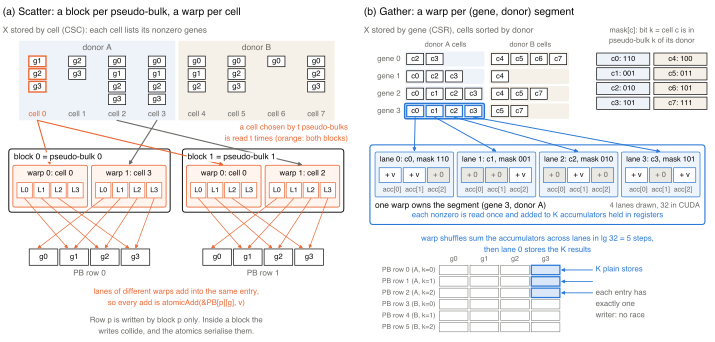

Write the Python code that produced this figure.
"""Figure 1: how each kernel maps threads onto the data. Drawn from a real toy instance, so the
picture matches the code: 4 genes, 8 cells, 2 donors, K = 3, and warps drawn with 4 lanes instead of 32.

    python report/figures/fig_parallelism.py        # writes report/figures/fig_parallelism.pdf
"""
import pathlib
import sys

import numpy as np
import scipy.sparse as sp

HERE = pathlib.Path(__file__).resolve().parent
sys.path.insert(0, str(HERE.parent.parent))
sys.path.insert(0, str(HERE))

from matplotlib.patches import FancyArrowPatch, FancyBboxPatch, Rectangle  # noqa: E402

from pbulk.layout import build_donor_layout  # noqa: E402
from pbulk.reference import make_selection  # noqa: E402
from style import GATHER, INK, MUTED, SCATTER, TINT_A, TINT_B, plt  # noqa: E402

G, C, D, K, LANES = 4, 8, 2, 3, 4


def toy():
    rng = np.random.default_rng(5)
    nz = rng.random((G, C)) < 0.7
    nz[G - 1, :4] = True                               # the last gene is expressed in all of donor A, for the example
    X = sp.csc_matrix(np.where(nz, 1.0, 0.0).astype(np.float32))
    subject = np.array(["A"] * 4 + ["B"] * 4)
    S, _, _ = make_selection(subject, K=K, ratio_min=0.5, ratio_max=0.9, seed=3)
    return X, S, subject


def box(ax, x, y, w, h, fc="white", ec=INK, lw=0.5, z=2, r=0.0):
    if r:
        p = FancyBboxPatch((x, y), w, h, boxstyle=f"round,pad=0,rounding_size={r}", fc=fc, ec=ec, lw=lw, zorder=z)
    else:
        p = Rectangle((x, y), w, h, fc=fc, ec=ec, lw=lw, zorder=z)
    ax.add_patch(p)


def arrow(ax, a, b, color=INK, lw=0.6, ls="-", rad=0.0, z=3):
    ax.add_patch(FancyArrowPatch(a, b, arrowstyle="-|>", mutation_scale=5, color=color, lw=lw, ls=ls,
                                 connectionstyle=f"arc3,rad={rad}", zorder=z, shrinkA=0, shrinkB=0))


def txt(ax, x, y, s, size=6, color=INK, ha="center", va="center", weight="normal", style="normal"):
    ax.text(x, y, s, fontsize=size, color=color, ha=ha, va=va, weight=weight, style=style, zorder=5)


def setup(ax, title):
    ax.set_xlim(0, 17)
    ax.set_ylim(15.6, -0.9)
    ax.axis("off")
    ax.set_aspect("equal")
    txt(ax, 0, -0.4, title, size=7.5, ha="left", weight="bold")


def draw_scatter(ax, X, S):
    setup(ax, "(a) Scatter: a block per pseudo-bulk, a warp per cell")
    cx = lambda c: 1.7 + 1.95 * c                     # centre of cell c's column
    txt(ax, 0, 0.5, "X stored by cell (CSC): each cell lists its nonzero genes", ha="left", color=MUTED)
    for d, tint in enumerate((TINT_A, TINT_B)):
        box(ax, cx(4 * d) - 0.9, 1.0, 4 * 1.95 - 0.15, 3.9, fc=tint, ec="none", z=0)
        txt(ax, cx(4 * d + 1.5), 1.35, f"donor {'AB'[d]}", color=MUTED)
    sel = [list(S.indices[S.indptr[p]:S.indptr[p + 1]]) for p in range(2)]    # pseudo-bulks 0 and 1 (donor A)
    for c in range(C):
        genes = X.indices[X.indptr[c]:X.indptr[c + 1]]
        both = c in sel[0] and c in sel[1]
        for i, g in enumerate(genes):
            box(ax, cx(c) - 0.42, 1.75 + 0.62 * i, 0.84, 0.52, fc="white", ec=SCATTER if both else INK,
                lw=1.0 if both else 0.5)
            txt(ax, cx(c), 2.01 + 0.62 * i, f"g{g}", size=5.5)
        txt(ax, cx(c), 4.6, f"cell {c}", size=5.5, color=SCATTER if both else MUTED)

    txt(ax, 16.9, 5.25, "a cell chosen by t pseudo-bulks", size=5.6, color=SCATTER, ha="right")
    txt(ax, 16.9, 5.8, "is read t times (orange: both blocks)", size=5.6, color=SCATTER, ha="right")
    bx, bw, ww, top = [0.3, 8.8], 7.9, 3.65, 6.3
    for p in range(2):
        box(ax, bx[p], top, bw, 3.1, fc="white", ec=INK, lw=0.7, r=0.15)
        ax.text(bx[p] + 0.25, top + 0.4, f"block {p} = pseudo-bulk {p}", ha="left", va="center", weight="bold",
                fontsize=6, zorder=6, bbox=dict(fc="white", ec="none", pad=0.6))
        px = bx[p] + 1.0
        for g in range(G):
            box(ax, px + 1.5 * g, 11.2, 1.4, 0.8, fc="white", ec=INK)
            txt(ax, px + 1.5 * g + 0.7, 11.6, f"g{g}", size=5.5)
        txt(ax, bx[p] + bw / 2, 12.4, f"PB row {p}", size=5.8, color=MUTED)
        hits = {}
        for w in range(2):                             # warp w takes selected cells w, w + 2, ...
            wx = bx[p] + 0.2 + (ww + 0.2) * w
            box(ax, wx, top + 0.8, ww, 2.05, fc="#fff4ee", ec=SCATTER, lw=0.6, r=0.1)
            mine = sel[p][w::2]
            txt(ax, wx + ww / 2, top + 1.2, f"warp {w}: cell " + ", ".join(map(str, mine)), size=5.6)
            for l in range(LANES):
                box(ax, wx + 0.2 + 0.83 * l, top + 1.65, 0.75, 0.75, fc="white", ec=SCATTER, lw=0.5)
                txt(ax, wx + 0.575 + 0.83 * l, top + 2.03, f"L{l}", size=5)
            for c in mine:
                arrow(ax, (cx(c), 4.9), (wx + ww / 2, top + 0.78),
                      color=SCATTER if c in sel[1 - p] else MUTED, lw=0.8)
                for l, g in enumerate(X.indices[X.indptr[c]:X.indptr[c + 1]][:LANES]):   # lane l takes nonzero l
                    hits[g] = hits.get(g, 0) + 1
                    arrow(ax, (wx + 0.575 + 0.83 * l, top + 2.42), (px + 1.5 * g + 0.4 + 0.3 * (hits[g] - 1), 11.18),
                          color=SCATTER, lw=0.5)
    txt(ax, 8.5, 13.3, "lanes of different warps add into the same entry,", size=5.6, color=SCATTER)
    txt(ax, 8.5, 13.85, "so every add is atomicAdd(&PB[p][g], v)", size=5.6, color=SCATTER)
    txt(ax, 8.5, 14.7, "Row p is written by block p only. Inside a block the", size=5.6, color=MUTED)
    txt(ax, 8.5, 15.25, "writes collide, and the atomics serialise them.", size=5.6, color=MUTED)


def draw_gather(ax, X, S, subject):
    setup(ax, "(b) Gather: a warp per (gene, donor) segment")
    lay = build_donor_layout(X, S, subject, K)
    seg, col, mask = lay["seg_ptr"], lay["col"], lay["mask"]
    txt(ax, 0, 0.5, "X stored by gene (CSR), cells sorted by donor", ha="left", color=MUTED)
    x0, w, rh = 2.1, 0.95, 0.85
    g, d = G - 1, 0                                    # the highlighted segment: last gene, donor A
    src = {}
    for gg in range(G):
        txt(ax, x0 - 0.3, 1.9 + rh * gg, f"gene {gg}", size=5.5, ha="right", color=MUTED)
        x = x0
        for dd in range(D):
            lo, hi = seg[gg * D + dd], seg[gg * D + dd + 1]
            on = (gg, dd) == (g, d)
            box(ax, x - 0.1, 1.52 + rh * gg, 4 * w + 0.1, rh - 0.1, fc=(TINT_A, TINT_B)[dd],
                ec=GATHER if on else "none", lw=1.1, z=1, r=0.08)
            for i in range(lo, hi):
                box(ax, x + (i - lo) * w, 1.62 + rh * gg, w - 0.12, rh - 0.3, fc="white",
                    ec=GATHER if on else INK, lw=0.9 if on else 0.5)
                txt(ax, x + (i - lo) * w + (w - 0.12) / 2, 1.9 + rh * gg, f"c{col[i]}", size=5.3)
                if on:
                    src[i - lo] = x + (i - lo) * w + (w - 0.12) / 2
            x += 4 * w + 0.35
    txt(ax, x0 + 2 * w, 1.2, "donor A cells", size=5.2, color=MUTED)
    txt(ax, x0 + 6 * w + 0.35, 1.2, "donor B cells", size=5.2, color=MUTED)

    mx = 11.4
    txt(ax, mx + 2.7, 0.5, "mask[c]: bit k = cell c is in", size=5.4, color=MUTED)
    txt(ax, mx + 2.7, 1.0, "pseudo-bulk k of its donor", size=5.4, color=MUTED)
    for c in range(C):
        bits = "".join(str((int(mask[c]) >> k) & 1) for k in range(K))
        r, cc = divmod(c, 4)
        box(ax, mx + 2.8 * r, 1.6 + 0.72 * cc, 2.6, 0.6, fc=(TINT_A, TINT_B)[r], ec=INK)
        txt(ax, mx + 2.8 * r + 1.3, 1.9 + 0.72 * cc, f"c{c}: {bits}", size=5.3)

    lo, hi = seg[g * D + d], seg[g * D + d + 1]
    wx0, wy, lw_ = 0.3, 6.1, 3.85
    box(ax, wx0, wy, 16.4, 3.9, fc="white", ec=GATHER, lw=0.8, r=0.15)
    txt(ax, wx0 + 0.25, wy + 2.98, f"one warp owns the segment (gene {g}, donor A)", ha="left", weight="bold", size=6)
    txt(ax, wx0 + 16.15, wy + 2.98, "4 lanes drawn, 32 in CUDA", ha="right", size=5.4, color=MUTED)
    for l in range(LANES):
        lx = wx0 + 0.25 + (lw_ + 0.17) * l
        box(ax, lx, wy + 0.35, lw_, 2.2, fc="#eef4fc", ec=GATHER, lw=0.5, r=0.08)
        if lo + l < hi:
            c = col[lo + l]
            bits = [(int(mask[c]) >> k) & 1 for k in range(K)]
            txt(ax, lx + lw_ / 2, wy + 0.72, f"lane {l}: c{c}, mask " + "".join(map(str, bits)), size=5.4)
            arrow(ax, (src[l], 1.62 + rh * g + rh - 0.28), (lx + lw_ / 2, wy + 0.33), color=GATHER, lw=0.7)
        else:
            bits = [0] * K
            txt(ax, lx + lw_ / 2, wy + 0.72, f"lane {l}: nothing left", size=5.4, color=MUTED)
        for k in range(K):
            box(ax, lx + 0.2 + 1.18 * k, wy + 1.12, 1.08, 0.72, fc="white" if bits[k] else "#e9e8e3", ec=GATHER, lw=0.5)
            txt(ax, lx + 0.74 + 1.18 * k, wy + 1.48, "+ v" if bits[k] else "+ 0", size=5.4,
                color=INK if bits[k] else MUTED)
        txt(ax, lx + lw_ / 2, wy + 2.2, "acc[0]  acc[1]  acc[2]", size=5, color=MUTED)
    txt(ax, wx0 + 8.2, wy + 3.45, "each nonzero is read once and added to K accumulators held in registers",
        size=5.6, color=GATHER)

    txt(ax, 8.5, 10.7, "warp shuffles sum the accumulators across lanes in lg 32 = 5 steps,",
        size=5.6, color=GATHER)
    txt(ax, 8.5, 11.25, "then lane 0 stores the K results", size=5.6, color=GATHER)
    px, py, ph = 3.7, 12.0, 0.56
    for p in range(D * K):
        for gg in range(G):
            on = gg == g and p // K == d
            box(ax, px + 1.5 * gg, py + ph * p, 1.4, ph - 0.1, fc="#d9e7f8" if on else "white",
                ec=GATHER if on else MUTED, lw=0.9 if on else 0.35)
        txt(ax, px - 0.2, py + ph * p + 0.23, f"PB row {p} ({'AB'[p // K]}, k={p % K})", size=4.9, ha="right",
            color=MUTED)
    for gg in range(G):
        txt(ax, px + 1.5 * gg + 0.7, py - 0.3, f"g{gg}", size=5, color=MUTED)
    for k in range(K):
        arrow(ax, (px + 1.5 * g + 3.0, py + ph * k + 0.23), (px + 1.5 * g + 1.45, py + ph * k + 0.23),
              color=GATHER, lw=0.6)
    txt(ax, px + 1.5 * g + 3.15, py + 0.2, "K plain stores", size=5.6, ha="left", color=GATHER)
    txt(ax, px + 1.5 * g + 3.15, py + 1.35, "each entry has", size=5.6, ha="left", color=MUTED)
    txt(ax, px + 1.5 * g + 3.15, py + 1.9, "exactly one", size=5.6, ha="left", color=MUTED)
    txt(ax, px + 1.5 * g + 3.15, py + 2.45, "writer: no race", size=5.6, ha="left", color=MUTED)


def main(out=HERE / "fig_parallelism.pdf"):
    X, S, subject = toy()
    fig, axes = plt.subplots(1, 2, figsize=(7.1, 3.45))
    draw_scatter(axes[0], X, S)
    draw_gather(axes[1], X, S, subject)
    fig.subplots_adjust(left=0, right=1, top=1, bottom=0, wspace=0.04)
    fig.savefig(out)
    fig.savefig(str(out).replace(".pdf", ".png"), dpi=220)
    plt.close(fig)
    return out


if __name__ == "__main__":
    print(main())
